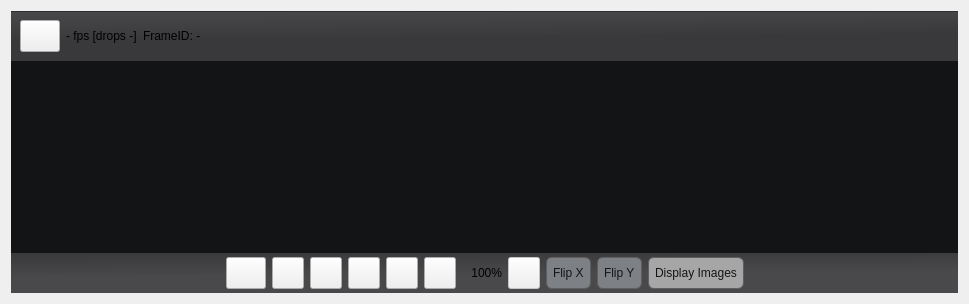
       <widget class="QWidget" name="layoutWidget">
        <layout class="QVBoxLayout" name="verticalLayout">
         <property name="spacing">
          <number>0</number>
         </property>
         <item>
          <widget class="QWidget" name="m_InfoWidget" native="true">
           <property name="sizePolicy">
            <sizepolicy hsizetype="Preferred" vsizetype="Fixed">
             <horstretch>0</horstretch>
             <verstretch>0</verstretch>
            </sizepolicy>
           </property>
           <property name="minimumSize">
            <size>
             <width>0</width>
             <height>50</height>
            </size>
           </property>
           <property name="styleSheet">
            <string notr="true">QWidget#m_InfoWidget{
background: qlineargradient(x1:0, y1:0, x1:1, y1:6, stop: 0.9#39393b, stop:1#49494b);
border-top:1px solid rgb(45,45,45);
}

QLabel{
background:transparent;
}</string>
           </property>
           <layout class="QGridLayout" name="gridLayout_13">
            <item row="0" column="1">
             <widget class="QLabel" name="m_FramesPerSecondLabel">
              <property name="enabled">
               <bool>true</bool>
              </property>
              <property name="text">
               <string>- fps [drops -]</string>
              </property>
              <property name="textInteractionFlags">
               <set>Qt::LinksAccessibleByMouse</set>
              </property>
             </widget>
            </item>
            <item row="0" column="2">
             <widget class="QLabel" name="m_FrameIdLabel">
              <property name="focusPolicy">
               <enum>Qt::NoFocus</enum>
              </property>
              <property name="acceptDrops">
               <bool>false</bool>
              </property>
              <property name="text">
               <string>FrameID: -</string>
              </property>
             </widget>
            </item>
            <item row="0" column="3">
             <spacer name="horizontalSpacer_10">
              <property name="orientation">
               <enum>Qt::Horizontal</enum>
              </property>
              <property name="sizeHint" stdset="0">
               <size>
                <width>713</width>
                <height>20</height>
               </size>
              </property>
             </spacer>
            </item>
            <item row="0" column="0">
             <widget class="QPushButton" name="m_camerasListButton">
              <property name="minimumSize">
               <size>
                <width>32</width>
                <height>32</height>
               </size>
              </property>
              <property name="cursor">
               <cursorShape>PointingHandCursor</cursorShape>
              </property>
              <property name="toolTip">
               <string>&lt;p&gt;&lt;b&gt;Open Menu&lt;/b&gt;&lt;/p&gt;
&lt;span&gt;Clicking this button will open cameras list.&lt;/span&gt;</string>
              </property>
              <property name="text">
               <string/>
              </property>
              <property name="icon">
               <iconset resource="../V4L2Viewer.qrc">
                <normaloff>:/V4L2Viewer/g7848.png</normaloff>:/V4L2Viewer/g7848.png</iconset>
              </property>
             </widget>
            </item>
           </layout>
          </widget>
         </item>
         <item>
          <widget class="QScrollArea" name="scrollArea">
           <property name="styleSheet">
            <string notr="true">QScrollArea{
border:none;
}</string>
           </property>
           <property name="widgetResizable">
            <bool>true</bool>
           </property>
           <widget class="QWidget" name="scrollAreaWidgetContents">
            <property name="geometry">
             <rect>
              <x>0</x>
              <y>0</y>
              <width>885</width>
              <height>280</height>
             </rect>
            </property>
            <layout class="QHBoxLayout" name="horizontalLayout_4">
             <property name="spacing">
              <number>0</number>
             </property>
             <property name="leftMargin">
              <number>0</number>
             </property>
             <property name="topMargin">
              <number>0</number>
             </property>
             <property name="rightMargin">
              <number>0</number>
             </property>
             <property name="bottomMargin">
              <number>0</number>
             </property>
             <item>
              <widget class="QGraphicsView" name="m_ImageView">
               <property name="styleSheet">
                <string notr="true">QGraphicsView{
background-color: rgb(19,20,21);
border:none;
}
</string>
               </property>
              </widget>
             </item>
            </layout>
           </widget>
          </widget>
         </item>
         <item>
          <widget class="QWidget" name="m_ControlWidget" native="true">
           <property name="sizePolicy">
            <sizepolicy hsizetype="Preferred" vsizetype="Fixed">
             <horstretch>0</horstretch>
             <verstretch>0</verstretch>
            </sizepolicy>
           </property>
           <property name="minimumSize">
            <size>
             <width>0</width>
             <height>0</height>
            </size>
           </property>
           <property name="styleSheet">
            <string notr="true">QWidget#m_ControlWidget{
background: qlineargradient(x1:0, y1:0, x1:1, y1:6, stop: 0.9#49494b, stop:1#39393b);
}

QLabel{
background:none;
}

 QCheckBox{
background-color:rgb(125,129,133);
border-radius: 6px;
min-height:30px;
border: 1px solid rgb(94, 94, 94);
padding-right:5px;
color:rgb(21,21,21);
}

QCheckBox:checked {
background-color:rgb(166, 166, 166);
}

QCheckBox:hover {
background-color:rgb(164, 168, 172);
}

QCheckBox::indicator{
border:none;
width:0;
height:0;
}

QCheckBox::disabled {
 background-color: rgba(102, 103, 105, 40%);
 color: rgb(59, 59, 59);
 border: 1px solid rgb(59, 59, 59);
}
</string>
           </property>
           <layout class="QGridLayout" name="gridLayout_11">
            <property name="leftMargin">
             <number>0</number>
            </property>
            <property name="topMargin">
             <number>4</number>
            </property>
            <property name="rightMargin">
             <number>0</number>
            </property>
            <property name="bottomMargin">
             <number>4</number>
            </property>
            <item row="0" column="0">
             <spacer name="horizontalSpacer_9">
              <property name="orientation">
               <enum>Qt::Horizontal</enum>
              </property>
              <property name="sizeHint" stdset="0">
               <size>
                <width>215</width>
                <height>28</height>
               </size>
              </property>
             </spacer>
            </item>
            <item row="0" column="6">
             <widget class="QPushButton" name="m_ZoomFitButton">
              <property name="sizePolicy">
               <sizepolicy hsizetype="Fixed" vsizetype="Fixed">
                <horstretch>0</horstretch>
                <verstretch>0</verstretch>
               </sizepolicy>
              </property>
              <property name="minimumSize">
               <size>
                <width>32</width>
                <height>32</height>
               </size>
              </property>
              <property name="maximumSize">
               <size>
                <width>32</width>
                <height>32</height>
               </size>
              </property>
              <property name="cursor">
               <cursorShape>PointingHandCursor</cursorShape>
              </property>
              <property name="toolTip">
               <string>&lt;p&gt;&lt;b&gt;Fit to Window&lt;/b&gt;&lt;/p&gt;
&lt;span&gt;Clicking this button will fit image area to window.&lt;/span&gt;</string>
              </property>
              <property name="text">
               <string/>
              </property>
              <property name="icon">
               <iconset resource="../V4L2Viewer.qrc">
                <normaloff>:/V4L2Viewer/magnifying-glass1.png</normaloff>:/V4L2Viewer/magnifying-glass1.png</iconset>
              </property>
              <property name="checkable">
               <bool>true</bool>
              </property>
             </widget>
            </item>
            <item row="0" column="4">
             <widget class="QPushButton" name="m_ZoomInButton">
              <property name="sizePolicy">
               <sizepolicy hsizetype="Fixed" vsizetype="Fixed">
                <horstretch>0</horstretch>
                <verstretch>0</verstretch>
               </sizepolicy>
              </property>
              <property name="minimumSize">
               <size>
                <width>32</width>
                <height>32</height>
               </size>
              </property>
              <property name="maximumSize">
               <size>
                <width>32</width>
                <height>32</height>
               </size>
              </property>
              <property name="cursor">
               <cursorShape>PointingHandCursor</cursorShape>
              </property>
              <property name="toolTip">
               <string>&lt;p&gt;&lt;b&gt;Switch the resize&lt;/b&gt;&lt;/p&gt;
&lt;span&gt;Clicking this button will zoom in image area.&lt;/span&gt;</string>
              </property>
              <property name="text">
               <string/>
              </property>
              <property name="icon">
               <iconset resource="../V4L2Viewer.qrc">
                <normaloff>:/V4L2Viewer/zoom75.png</normaloff>:/V4L2Viewer/zoom75.png</iconset>
              </property>
              <property name="autoRepeat">
               <bool>true</bool>
              </property>
             </widget>
            </item>
            <item row="0" column="3">
             <widget class="QPushButton" name="m_StopButton">
              <property name="sizePolicy">
               <sizepolicy hsizetype="Fixed" vsizetype="Fixed">
                <horstretch>0</horstretch>
                <verstretch>0</verstretch>
               </sizepolicy>
              </property>
              <property name="minimumSize">
               <size>
                <width>32</width>
                <height>32</height>
               </size>
              </property>
              <property name="maximumSize">
               <size>
                <width>32</width>
                <height>32</height>
               </size>
              </property>
              <property name="cursor">
               <cursorShape>PointingHandCursor</cursorShape>
              </property>
              <property name="toolTip">
               <string>&lt;p&gt;&lt;b&gt;Stop acquisition&lt;/b&gt;&lt;/p&gt;
&lt;span&gt;Clicking this button will stop image acquisition.&lt;/span&gt;</string>
              </property>
              <property name="text">
               <string/>
              </property>
              <property name="icon">
               <iconset resource="../V4L2Viewer.qrc">
                <normaloff>:/V4L2Viewer/stop4.png</normaloff>:/V4L2Viewer/stop4.png</iconset>
              </property>
             </widget>
            </item>
            <item row="0" column="5">
             <widget class="QPushButton" name="m_ZoomOutButton">
              <property name="sizePolicy">
               <sizepolicy hsizetype="Fixed" vsizetype="Fixed">
                <horstretch>0</horstretch>
                <verstretch>0</verstretch>
               </sizepolicy>
              </property>
              <property name="minimumSize">
               <size>
                <width>32</width>
                <height>32</height>
               </size>
              </property>
              <property name="maximumSize">
               <size>
                <width>32</width>
                <height>32</height>
               </size>
              </property>
              <property name="cursor">
               <cursorShape>PointingHandCursor</cursorShape>
              </property>
              <property name="toolTip">
               <string>&lt;p&gt;&lt;b&gt;Switch the resize&lt;/b&gt;&lt;/p&gt;
&lt;span&gt;Clicking this button will zoom out image area.&lt;/span&gt;</string>
              </property>
              <property name="text">
               <string/>
              </property>
              <property name="icon">
               <iconset resource="../V4L2Viewer.qrc">
                <normaloff>:/V4L2Viewer/magnifying-glass2.png</normaloff>:/V4L2Viewer/magnifying-glass2.png</iconset>
              </property>
              <property name="autoRepeat">
               <bool>true</bool>
              </property>
             </widget>
            </item>
            <item row="0" column="12">
             <spacer name="horizontalSpacer_2">
              <property name="orientation">
               <enum>Qt::Horizontal</enum>
              </property>
              <property name="sizeHint" stdset="0">
               <size>
                <width>214</width>
                <height>28</height>
               </size>
              </property>
             </spacer>
            </item>
            <item row="0" column="2">
             <widget class="QPushButton" name="m_StartButton">
              <property name="enabled">
               <bool>true</bool>
              </property>
              <property name="sizePolicy">
               <sizepolicy hsizetype="Fixed" vsizetype="Fixed">
                <horstretch>0</horstretch>
                <verstretch>0</verstretch>
               </sizepolicy>
              </property>
              <property name="minimumSize">
               <size>
                <width>32</width>
                <height>32</height>
               </size>
              </property>
              <property name="maximumSize">
               <size>
                <width>32</width>
                <height>32</height>
               </size>
              </property>
              <property name="cursor">
               <cursorShape>PointingHandCursor</cursorShape>
              </property>
              <property name="toolTip">
               <string>&lt;p&gt;&lt;b&gt;Start acquisition&lt;/b&gt;&lt;/p&gt;
&lt;span&gt;Clicking this button will start image acquisition.&lt;/span&gt;</string>
              </property>
              <property name="text">
               <string/>
              </property>
              <property name="icon">
               <iconset resource="../V4L2Viewer.qrc">
                <normaloff>:/V4L2Viewer/play128.png</normaloff>:/V4L2Viewer/play128.png</iconset>
              </property>
             </widget>
            </item>
            <item row="0" column="11">
             <widget class="QCheckBox" name="m_DisplayImagesCheckBox">
              <property name="enabled">
               <bool>true</bool>
              </property>
              <property name="minimumSize">
               <size>
                <width>0</width>
                <height>32</height>
               </size>
              </property>
              <property name="maximumSize">
               <size>
                <width>16777215</width>
                <height>16777215</height>
               </size>
              </property>
              <property name="cursor">
               <cursorShape>PointingHandCursor</cursorShape>
              </property>
              <property name="toolTip">
               <string>&lt;p&gt;&lt;b&gt;Display on/off&lt;/b&gt;&lt;/p&gt;
&lt;span&gt;Clicking this button will switch displaying image area.&lt;/span&gt;</string>
              </property>
              <property name="styleSheet">
               <string notr="true"/>
              </property>
              <property name="text">
               <string>Display Images</string>
              </property>
              <property name="iconSize">
               <size>
                <width>16</width>
                <height>16</height>
               </size>
              </property>
              <property name="checkable">
               <bool>true</bool>
              </property>
              <property name="checked">
               <bool>true</bool>
              </property>
             </widget>
            </item>
            <item row="0" column="9">
             <widget class="QCheckBox" name="m_FlipHorizontalCheckBox">
              <property name="enabled">
               <bool>true</bool>
              </property>
              <property name="cursor">
               <cursorShape>PointingHandCursor</cursorShape>
              </property>
              <property name="toolTip">
               <string>&lt;p&gt;&lt;b&gt;Flip Horizontal&lt;/b&gt;&lt;/p&gt;
&lt;span&gt;Clicking this button will flip image area horizontally.&lt;/span&gt;</string>
              </property>
              <property name="styleSheet">
               <string notr="true"/>
              </property>
              <property name="text">
               <string>Flip X</string>
              </property>
             </widget>
            </item>
            <item row="0" column="10">
             <widget class="QCheckBox" name="m_FlipVerticalCheckBox">
              <property name="enabled">
               <bool>true</bool>
              </property>
              <property name="cursor">
               <cursorShape>PointingHandCursor</cursorShape>
              </property>
              <property name="toolTip">
               <string>&lt;p&gt;&lt;b&gt;Flip Vertical&lt;/b&gt;&lt;/p&gt;
&lt;span&gt;Clicking this button will flip image area vertically.&lt;/span&gt;</string>
              </property>
              <property name="styleSheet">
               <string notr="true"/>
              </property>
              <property name="text">
               <string>Flip Y</string>
              </property>
             </widget>
            </item>
            <item row="0" column="7">
             <widget class="QLabel" name="m_ZoomLabel">
              <property name="sizePolicy">
               <sizepolicy hsizetype="Fixed" vsizetype="Preferred">
                <horstretch>0</horstretch>
                <verstretch>0</verstretch>
               </sizepolicy>
              </property>
              <property name="minimumSize">
               <size>
                <width>40</width>
                <height>0</height>
               </size>
              </property>
              <property name="maximumSize">
               <size>
                <width>40</width>
                <height>16777215</height>
               </size>
              </property>
              <property name="text">
               <string>100%</string>
              </property>
              <property name="alignment">
               <set>Qt::AlignRight|Qt::AlignTrailing|Qt::AlignVCenter</set>
              </property>
             </widget>
            </item>
            <item row="0" column="8">
             <widget class="QPushButton" name="m_SaveImageButton">
              <property name="enabled">
               <bool>false</bool>
              </property>
              <property name="minimumSize">
               <size>
                <width>32</width>
                <height>32</height>
               </size>
              </property>
              <property name="maximumSize">
               <size>
                <width>32</width>
                <height>32</height>
               </size>
              </property>
              <property name="cursor">
               <cursorShape>PointingHandCursor</cursorShape>
              </property>
              <property name="toolTip">
               <string>&lt;p&gt;&lt;b&gt;Save one frame&lt;/b&gt;&lt;/p&gt;
&lt;span&gt;Clicking this button will save one frame as image with format set in settings top-menu under given path.&lt;/span&gt;</string>
              </property>
              <property name="text">
               <string/>
              </property>
              <property name="icon">
               <iconset resource="../V4L2Viewer.qrc">
                <normaloff>:/V4L2Viewer/saveSingle.ico</normaloff>:/V4L2Viewer/saveSingle.ico</iconset>
              </property>
             </widget>
            </item>
            <item row="0" column="1">
             <widget class="QPushButton" name="m_fixedRateStartButton">
              <property name="minimumSize">
               <size>
                <width>32</width>
                <height>32</height>
               </size>
              </property>
              <property name="cursor">
               <cursorShape>PointingHandCursor</cursorShape>
              </property>
              <property name="toolTip">
               <string>&lt;p&gt;&lt;b&gt;Start fixed acquisition&lt;/b&gt;&lt;/p&gt;
&lt;span&gt;Clicking this button will start fixed image acquisition. Defined number of frames will be acquired. To edit the number, please head to top menu - Settings &lt;/span&gt;</string>
              </property>
              <property name="text">
               <string/>
              </property>
              <property name="icon">
               <iconset resource="../V4L2Viewer.qrc">
                <normaloff>:/V4L2Viewer/play128orange.png</normaloff>:/V4L2Viewer/play128orange.png</iconset>
              </property>
             </widget>
            </item>
           </layout>
          </widget>
         </item>
        </layout>
       </widget>
